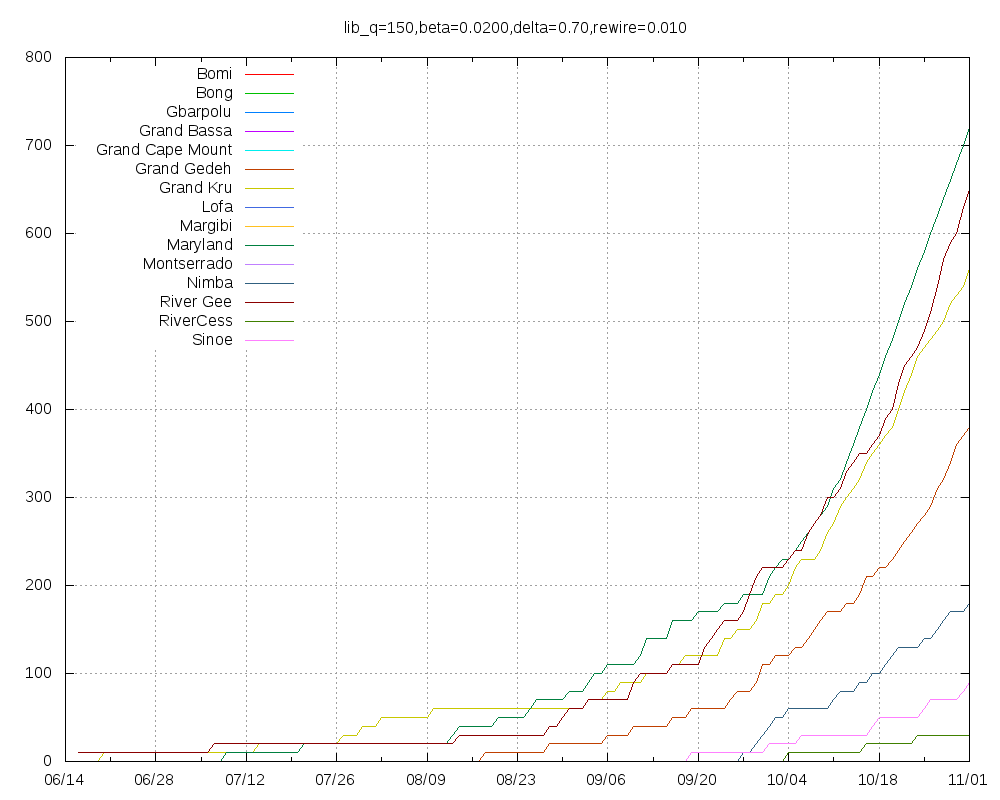

gnuplot code for this plot:
set title "lib_q=150,beta=0.0200,delta=0.70,rewire=0.010"
set key top left
set grid
set xdata time
set timefmt "%Y-%m-%d"
set terminal png size 1000,800
set output "lib_q=150,beta=0.0200,delta=0.70,rewire=0.010.png"
plot "Bomi.tab" using 1:2 title "Bomi" with lines,"Bong.tab" using 1:2 title "Bong" with lines,"Gbarpolu.tab" using 1:2 title "Gbarpolu" with lines,"Grand_Bassa.tab" using 1:2 title "Grand Bassa" with lines,"Grand_Cape_Mount.tab" using 1:2 title "Grand Cape Mount" with lines,"Grand_Gedeh.tab" using 1:2 title "Grand Gedeh" with lines,"Grand_Kru.tab" using 1:2 title "Grand Kru" with lines,"Lofa.tab" using 1:2 title "Lofa" with lines,"Margibi.tab" using 1:2 title "Margibi" with lines,"Maryland.tab" using 1:2 title "Maryland" with lines,"Montserrado.tab" using 1:2 title "Montserrado" with lines,"Nimba.tab" using 1:2 title "Nimba" with lines,"River_Gee.tab" using 1:2 title "River Gee" with lines,"RiverCess.tab" using 1:2 title "RiverCess" with lines,"Sinoe.tab" using 1:2 title "Sinoe" with lines
